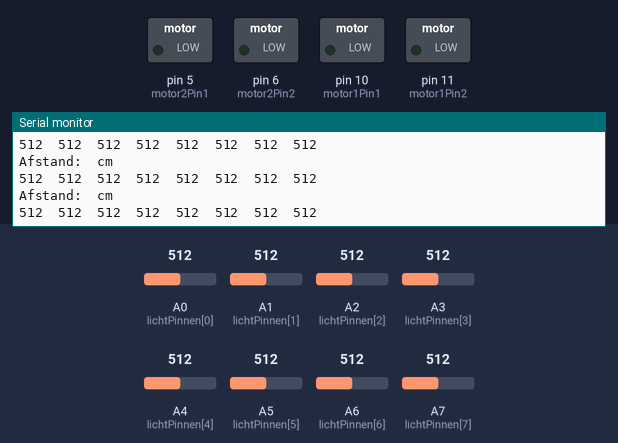
This sketch was run on a simulated Arduino Nano, built with avr-gcc and run on an emulated ATmega328P. Shown: switched loads named in the sketch (green lamp = pin HIGH), the last lines printed to the serial monitor. Inputs (shaded band) come from the test bench; at power-on: A0 (lichtPinnen[0]) = 512, A1 (lichtPinnen[1]) = 512, A2 (lichtPinnen[2]) = 512, A3 (lichtPinnen[3]) = 512, A4 (lichtPinnen[4]) = 512, A5 (lichtPinnen[5]) = 512, A6 (lichtPinnen[6]) = 512, A7 (lichtPinnen[7]) = 512.

Above: at 1.2 s.
1.3 s: A0 (lichtPinnen[0]) set to 109
At 1.41 s:
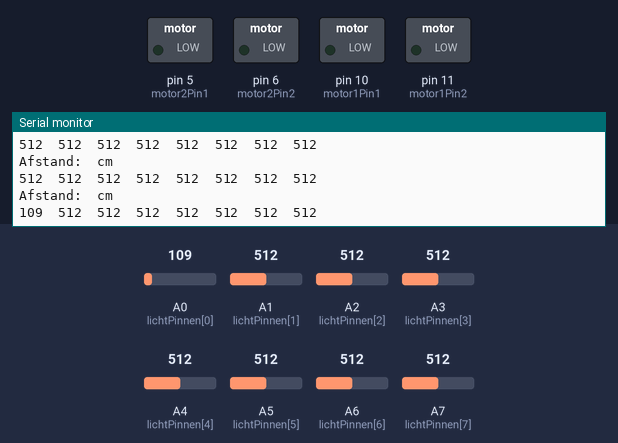
4.3 s: A0 (lichtPinnen[0]) set to 94
At 4.38 s:
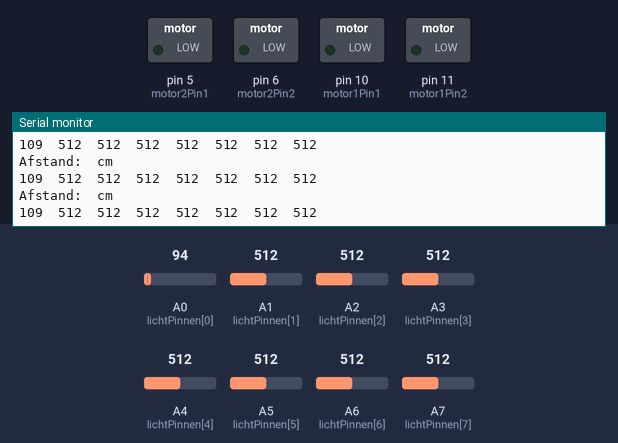
Timing chart, 0 to 7.3 s (numbered marks = the images above; inputs shaded):
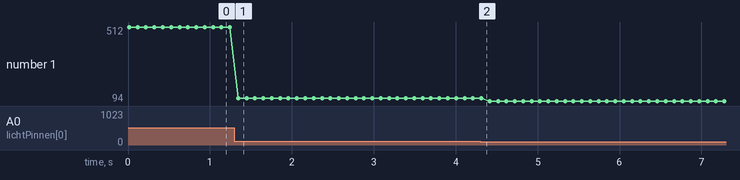

Measured:
- after the input at 1.3 s, the serial monitor: prints a new line after 0.05 s (image 1)
- plotted number 1: 512 → 109 after the input at 1.3 s, 109 → 94 after the input at 4.3 s

The sketch:

sketch_feb24a.ino
```cpp
// Pin-definities
const int motor1Pin1 = 10;
const int motor1Pin2 = 11;
const int motor2Pin1 = 5;
const int motor2Pin2 = 6;
const int trigPin = 2;  // Trigger pin van de sonar

int lichtPinnen[] = {A0, A1, A2, A3, A4, A5, A6, A7};  // Array met alle pinnen
int aantalSensoren = 8;  // Aantal sensoren


const int speedCommand = 200;  // Snelheidswaarde (0-255)
const int obstacleDistance = 30; // Drempelwaarde in cm

void setup() {
  pinMode(motor1Pin1, OUTPUT);
  pinMode(motor1Pin2, OUTPUT);
  pinMode(motor2Pin1, OUTPUT);
  pinMode(motor2Pin2, OUTPUT);
  pinMode(trigPin, OUTPUT);
  Serial.begin(9600);
}


void MoveForward() {
  analogWrite(motor1Pin1, 0);
  analogWrite(motor1Pin2, speedCommand);
  analogWrite(motor2Pin1, speedCommand);
  analogWrite(motor2Pin2, 0);
}

void StopMotors() {
  analogWrite(motor1Pin1, 0);
  analogWrite(motor1Pin2, 0);
  analogWrite(motor2Pin1, 0);
  analogWrite(motor2Pin2, 0);
}

void Turn() {
  analogWrite(motor1Pin1, speedCommand);
  analogWrite(motor1Pin2, 0);
  analogWrite(motor2Pin1, speedCommand);
  analogWrite(motor2Pin2, 0);
  delay(500); // Korte draai
  StopMotors();
  delay(500);
}

void loop() {
  Serial.print("Afstand: ");
  Serial.println(" cm");


  for (int i = 0; i < aantalSensoren; i++) {
        Serial.print(analogRead(lichtPinnen[i]));  // Stuur meetwaarde
        Serial.print("\t");  // Tab voor scheiding
    }
    Serial.println();  // Nieuwe regel
    delay(100);
}
```
